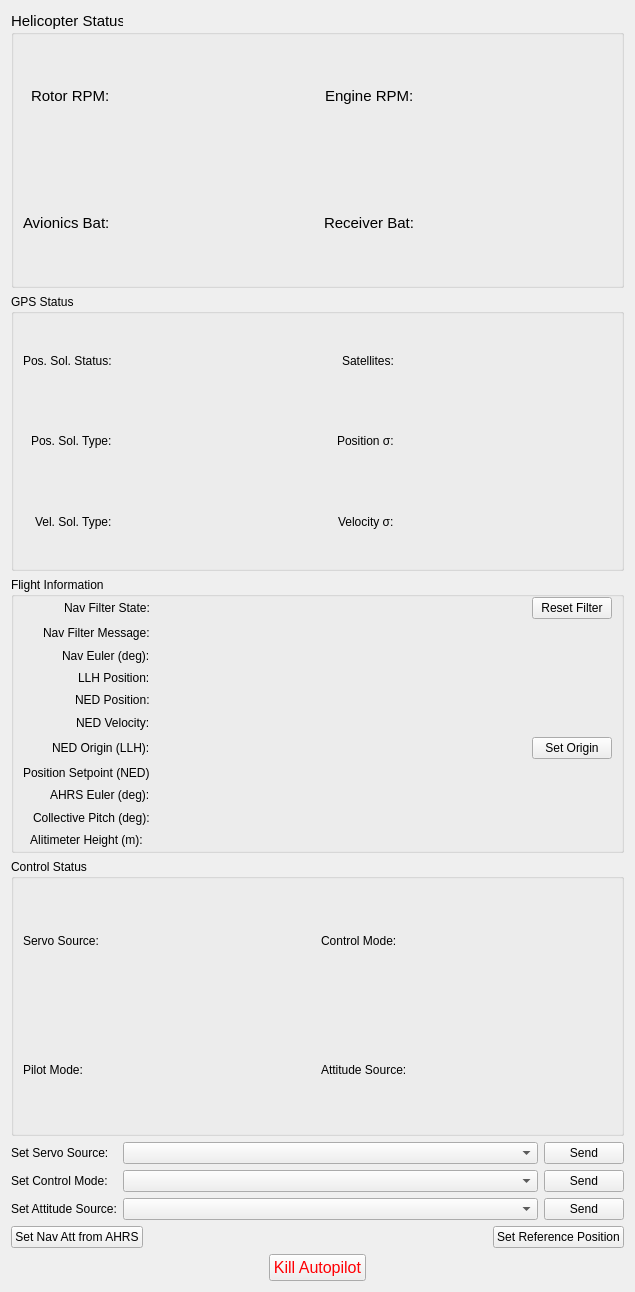
<?xml version="1.0" encoding="UTF-8"?>
<ui version="4.0">
 <class>UAlbertaControlWidget</class>
 <widget class="QWidget" name="UAlbertaControlWidget">
  <property name="geometry">
   <rect>
    <x>0</x>
    <y>0</y>
    <width>635</width>
    <height>1292</height>
   </rect>
  </property>
  <property name="windowTitle">
   <string>Form</string>
  </property>
  <layout class="QVBoxLayout" name="verticalLayout_2">
   <item>
    <layout class="QVBoxLayout" name="verticalLayout_5">
     <property name="spacing">
      <number>6</number>
     </property>
     <property name="topMargin">
      <number>0</number>
     </property>
     <item>
      <widget class="QGroupBox" name="groupBox">
       <property name="enabled">
        <bool>true</bool>
       </property>
       <property name="font">
        <font>
         <pointsize>11</pointsize>
        </font>
       </property>
       <property name="title">
        <string>Helicopter Status</string>
       </property>
       <layout class="QHBoxLayout" name="horizontalLayout_4">
        <property name="sizeConstraint">
         <enum>QLayout::SetDefaultConstraint</enum>
        </property>
        <property name="topMargin">
         <number>0</number>
        </property>
        <property name="rightMargin">
         <number>0</number>
        </property>
        <property name="bottomMargin">
         <number>2</number>
        </property>
        <item>
         <layout class="QGridLayout" name="gridLayout_6" columnstretch="0,0,0,0">
          <item row="1" column="0" alignment="Qt::AlignRight">
           <widget class="QLabel" name="label_15">
            <property name="toolTip">
             <string>Avionics battery level</string>
            </property>
            <property name="text">
             <string>Avionics Bat:</string>
            </property>
           </widget>
          </item>
          <item row="0" column="0" alignment="Qt::AlignRight">
           <widget class="QLabel" name="label_8">
            <property name="text">
             <string>Rotor RPM:</string>
            </property>
           </widget>
          </item>
          <item row="0" column="1">
           <widget class="QLabel" name="rotor_rpm_label">
            <property name="text">
             <string/>
            </property>
           </widget>
          </item>
          <item row="0" column="3">
           <widget class="QLabel" name="engine_rpm_label">
            <property name="text">
             <string/>
            </property>
           </widget>
          </item>
          <item row="0" column="2" alignment="Qt::AlignRight">
           <widget class="QLabel" name="label_18">
            <property name="text">
             <string>Engine RPM:</string>
            </property>
           </widget>
          </item>
          <item row="1" column="1">
           <widget class="QLabel" name="avionics_bat_label">
            <property name="text">
             <string/>
            </property>
           </widget>
          </item>
          <item row="1" column="2" alignment="Qt::AlignRight">
           <widget class="QLabel" name="label_20">
            <property name="toolTip">
             <string>Receiver battery status</string>
            </property>
            <property name="text">
             <string>Receiver Bat:</string>
            </property>
           </widget>
          </item>
          <item row="1" column="3">
           <widget class="QLabel" name="receiver_bat_label">
            <property name="text">
             <string/>
            </property>
           </widget>
          </item>
          <item row="5" column="1">
           <spacer name="horizontalSpacer">
            <property name="orientation">
             <enum>Qt::Horizontal</enum>
            </property>
            <property name="sizeHint" stdset="0">
             <size>
              <width>40</width>
              <height>0</height>
             </size>
            </property>
           </spacer>
          </item>
          <item row="5" column="3">
           <spacer name="horizontalSpacer_2">
            <property name="orientation">
             <enum>Qt::Horizontal</enum>
            </property>
            <property name="sizeHint" stdset="0">
             <size>
              <width>40</width>
              <height>0</height>
             </size>
            </property>
           </spacer>
          </item>
         </layout>
        </item>
       </layout>
      </widget>
     </item>
     <item>
      <widget class="QGroupBox" name="horizontalGroupBox">
       <property name="title">
        <string>GPS Status</string>
       </property>
       <layout class="QHBoxLayout" name="horizontalLayout_3">
        <item>
         <layout class="QGridLayout" name="gridLayout_11">
          <item row="1" column="2" alignment="Qt::AlignRight">
           <widget class="QLabel" name="label_23">
            <property name="toolTip">
             <string>Position Standard Deviation</string>
            </property>
            <property name="text">
             <string>Position σ:</string>
            </property>
           </widget>
          </item>
          <item row="0" column="0">
           <widget class="QLabel" name="label_22">
            <property name="sizePolicy">
             <sizepolicy hsizetype="Fixed" vsizetype="Preferred">
              <horstretch>0</horstretch>
              <verstretch>0</verstretch>
             </sizepolicy>
            </property>
            <property name="text">
             <string>Pos. Sol. Status:</string>
            </property>
           </widget>
          </item>
          <item row="1" column="0" alignment="Qt::AlignRight">
           <widget class="QLabel" name="label_25">
            <property name="toolTip">
             <string>Position solution type</string>
            </property>
            <property name="text">
             <string>Pos. Sol. Type:</string>
            </property>
           </widget>
          </item>
          <item row="2" column="0" alignment="Qt::AlignRight">
           <widget class="QLabel" name="label_30">
            <property name="toolTip">
             <string>Velocity Solution Type</string>
            </property>
            <property name="text">
             <string>Vel. Sol. Type:</string>
            </property>
           </widget>
          </item>
          <item row="1" column="1">
           <widget class="QLabel" name="pos_sol_type_label">
            <property name="sizePolicy">
             <sizepolicy hsizetype="Minimum" vsizetype="Preferred">
              <horstretch>0</horstretch>
              <verstretch>0</verstretch>
             </sizepolicy>
            </property>
            <property name="minimumSize">
             <size>
              <width>0</width>
              <height>0</height>
             </size>
            </property>
            <property name="text">
             <string/>
            </property>
           </widget>
          </item>
          <item row="0" column="3">
           <widget class="QLabel" name="satellites_label">
            <property name="text">
             <string/>
            </property>
           </widget>
          </item>
          <item row="2" column="1">
           <widget class="QLabel" name="vel_sol_type_label">
            <property name="minimumSize">
             <size>
              <width>0</width>
              <height>0</height>
             </size>
            </property>
            <property name="text">
             <string/>
            </property>
           </widget>
          </item>
          <item row="0" column="1">
           <widget class="QLabel" name="pos_sol_status_label">
            <property name="enabled">
             <bool>true</bool>
            </property>
            <property name="sizePolicy">
             <sizepolicy hsizetype="Fixed" vsizetype="Preferred">
              <horstretch>0</horstretch>
              <verstretch>0</verstretch>
             </sizepolicy>
            </property>
            <property name="minimumSize">
             <size>
              <width>30</width>
              <height>0</height>
             </size>
            </property>
            <property name="maximumSize">
             <size>
              <width>16777215</width>
              <height>16777215</height>
             </size>
            </property>
            <property name="sizeIncrement">
             <size>
              <width>0</width>
              <height>0</height>
             </size>
            </property>
            <property name="baseSize">
             <size>
              <width>0</width>
              <height>0</height>
             </size>
            </property>
            <property name="text">
             <string/>
            </property>
           </widget>
          </item>
          <item row="2" column="2" alignment="Qt::AlignRight">
           <widget class="QLabel" name="label_31">
            <property name="toolTip">
             <string>Velocity Standard Deviation</string>
            </property>
            <property name="text">
             <string>Velocity σ:</string>
            </property>
           </widget>
          </item>
          <item row="2" column="3">
           <widget class="QLabel" name="vel_std_label">
            <property name="text">
             <string/>
            </property>
           </widget>
          </item>
          <item row="1" column="3">
           <widget class="QLabel" name="pos_std_label">
            <property name="text">
             <string/>
            </property>
           </widget>
          </item>
          <item row="0" column="2" alignment="Qt::AlignRight">
           <widget class="QLabel" name="label_32">
            <property name="sizePolicy">
             <sizepolicy hsizetype="Fixed" vsizetype="Preferred">
              <horstretch>0</horstretch>
              <verstretch>0</verstretch>
             </sizepolicy>
            </property>
            <property name="toolTip">
             <string>The number of satellites that make up this solution</string>
            </property>
            <property name="text">
             <string>Satellites:</string>
            </property>
           </widget>
          </item>
          <item row="3" column="1">
           <spacer name="horizontalSpacer_10">
            <property name="orientation">
             <enum>Qt::Horizontal</enum>
            </property>
            <property name="sizeHint" stdset="0">
             <size>
              <width>40</width>
              <height>0</height>
             </size>
            </property>
           </spacer>
          </item>
          <item row="3" column="3">
           <spacer name="horizontalSpacer_11">
            <property name="orientation">
             <enum>Qt::Horizontal</enum>
            </property>
            <property name="sizeHint" stdset="0">
             <size>
              <width>40</width>
              <height>0</height>
             </size>
            </property>
           </spacer>
          </item>
         </layout>
        </item>
       </layout>
      </widget>
     </item>
     <item>
      <widget class="QGroupBox" name="groupBox_5">
       <property name="title">
        <string>Flight Information</string>
       </property>
       <layout class="QVBoxLayout" name="verticalLayout_3">
        <property name="topMargin">
         <number>0</number>
        </property>
        <property name="bottomMargin">
         <number>2</number>
        </property>
        <item>
         <layout class="QGridLayout" name="gridLayout_3" columnstretch="0,1,0">
          <item row="4" column="1">
           <widget class="QLabel" name="nav_euler_label">
            <property name="text">
             <string/>
            </property>
           </widget>
          </item>
          <item row="3" column="0" alignment="Qt::AlignRight">
           <widget class="QLabel" name="label_13">
            <property name="text">
             <string>Nav Filter Message:</string>
            </property>
           </widget>
          </item>
          <item row="11" column="1">
           <widget class="QLabel" name="collective_pitch_label">
            <property name="text">
             <string/>
            </property>
           </widget>
          </item>
          <item row="2" column="2">
           <widget class="QPushButton" name="reset_filter_button">
            <property name="text">
             <string>Reset Filter</string>
            </property>
           </widget>
          </item>
          <item row="3" column="1">
           <widget class="QLabel" name="gx3_message_label">
            <property name="text">
             <string/>
            </property>
           </widget>
          </item>
          <item row="10" column="0" alignment="Qt::AlignRight">
           <widget class="QLabel" name="label_4">
            <property name="text">
             <string>AHRS Euler (deg):</string>
            </property>
           </widget>
          </item>
          <item row="9" column="1">
           <widget class="QLabel" name="position_reference_label">
            <property name="text">
             <string/>
            </property>
           </widget>
          </item>
          <item row="2" column="1">
           <widget class="QLabel" name="gx3_state_label">
            <property name="text">
             <string/>
            </property>
           </widget>
          </item>
          <item row="2" column="0" alignment="Qt::AlignRight">
           <widget class="QLabel" name="label_3">
            <property name="layoutDirection">
             <enum>Qt::LeftToRight</enum>
            </property>
            <property name="styleSheet">
             <string notr="true">text-align:right;</string>
            </property>
            <property name="text">
             <string>Nav Filter State:</string>
            </property>
           </widget>
          </item>
          <item row="8" column="1">
           <widget class="QLabel" name="ned_origin_label">
            <property name="text">
             <string/>
            </property>
           </widget>
          </item>
          <item row="8" column="0" alignment="Qt::AlignRight">
           <widget class="QLabel" name="label_11">
            <property name="text">
             <string>NED Origin (LLH):</string>
            </property>
           </widget>
          </item>
          <item row="7" column="1">
           <widget class="QLabel" name="ned_velocity_label">
            <property name="text">
             <string/>
            </property>
           </widget>
          </item>
          <item row="4" column="0" alignment="Qt::AlignRight">
           <widget class="QLabel" name="label_14">
            <property name="text">
             <string>Nav Euler (deg):</string>
            </property>
           </widget>
          </item>
          <item row="5" column="1">
           <widget class="QLabel" name="llh_position_label">
            <property name="text">
             <string/>
            </property>
           </widget>
          </item>
          <item row="5" column="0" alignment="Qt::AlignRight">
           <widget class="QLabel" name="label_7">
            <property name="text">
             <string>LLH Position:</string>
            </property>
           </widget>
          </item>
          <item row="9" column="0" alignment="Qt::AlignRight">
           <widget class="QLabel" name="label_19">
            <property name="text">
             <string>Position Setpoint (NED)</string>
            </property>
           </widget>
          </item>
          <item row="8" column="2">
           <widget class="QPushButton" name="ned_origin_button">
            <property name="text">
             <string>Set Origin</string>
            </property>
           </widget>
          </item>
          <item row="10" column="1">
           <widget class="QLabel" name="ahrs_euler_label">
            <property name="text">
             <string/>
            </property>
           </widget>
          </item>
          <item row="11" column="0" alignment="Qt::AlignRight">
           <widget class="QLabel" name="label_28">
            <property name="text">
             <string>Collective Pitch (deg):</string>
            </property>
           </widget>
          </item>
          <item row="7" column="0" alignment="Qt::AlignRight">
           <widget class="QLabel" name="label_10">
            <property name="text">
             <string>NED Velocity:</string>
            </property>
           </widget>
          </item>
          <item row="6" column="1">
           <widget class="QLabel" name="ned_position_label">
            <property name="text">
             <string/>
            </property>
           </widget>
          </item>
          <item row="6" column="0" alignment="Qt::AlignRight">
           <widget class="QLabel" name="label_9">
            <property name="text">
             <string>NED Position:</string>
            </property>
           </widget>
          </item>
          <item row="12" column="0">
           <widget class="QLabel" name="label_21">
            <property name="text">
             <string>Alitimeter Height (m):</string>
            </property>
            <property name="alignment">
             <set>Qt::AlignCenter</set>
            </property>
           </widget>
          </item>
          <item row="12" column="1">
           <widget class="QLabel" name="altimeter_height_label">
            <property name="text">
             <string/>
            </property>
           </widget>
          </item>
         </layout>
        </item>
       </layout>
      </widget>
     </item>
     <item>
      <widget class="QGroupBox" name="groupBox_3">
       <property name="title">
        <string>Control Status</string>
       </property>
       <layout class="QHBoxLayout" name="horizontalLayout_7">
        <property name="topMargin">
         <number>0</number>
        </property>
        <property name="bottomMargin">
         <number>2</number>
        </property>
        <item>
         <layout class="QGridLayout" name="gridLayout">
          <item row="0" column="0">
           <widget class="QLabel" name="label">
            <property name="text">
             <string>Servo Source:</string>
            </property>
           </widget>
          </item>
          <item row="0" column="1">
           <widget class="QLabel" name="servo_source_label">
            <property name="text">
             <string/>
            </property>
           </widget>
          </item>
          <item row="2" column="0">
           <widget class="QLabel" name="label_12">
            <property name="text">
             <string>Pilot Mode:</string>
            </property>
           </widget>
          </item>
          <item row="2" column="1">
           <widget class="QLabel" name="pilot_mode_label">
            <property name="text">
             <string/>
            </property>
           </widget>
          </item>
          <item row="0" column="2">
           <widget class="QLabel" name="label_2">
            <property name="text">
             <string>Control Mode:</string>
            </property>
           </widget>
          </item>
          <item row="0" column="3">
           <widget class="QLabel" name="control_mode_label">
            <property name="text">
             <string/>
            </property>
           </widget>
          </item>
          <item row="2" column="2">
           <widget class="QLabel" name="label_17">
            <property name="text">
             <string>Attitude Source:</string>
            </property>
           </widget>
          </item>
          <item row="2" column="3">
           <widget class="QLabel" name="attitude_source_label">
            <property name="text">
             <string/>
            </property>
           </widget>
          </item>
         </layout>
        </item>
       </layout>
      </widget>
     </item>
     <item>
      <layout class="QGridLayout" name="gridLayout_10">
       <item row="0" column="1">
        <layout class="QGridLayout" name="gridLayout_2" columnstretch="0,1">
         <item row="0" column="1">
          <widget class="QComboBox" name="servo_source_box"/>
         </item>
        </layout>
       </item>
       <item row="0" column="0">
        <widget class="QLabel" name="label_5">
         <property name="text">
          <string>Set Servo Source:</string>
         </property>
        </widget>
       </item>
       <item row="1" column="0">
        <widget class="QLabel" name="label_6">
         <property name="text">
          <string>Set Control Mode:</string>
         </property>
        </widget>
       </item>
       <item row="2" column="0">
        <widget class="QLabel" name="label_16">
         <property name="text">
          <string>Set Attitude Source:</string>
         </property>
        </widget>
       </item>
       <item row="0" column="2">
        <widget class="QPushButton" name="servo_source_button">
         <property name="text">
          <string>Send</string>
         </property>
        </widget>
       </item>
       <item row="1" column="2">
        <widget class="QPushButton" name="control_mode_button">
         <property name="text">
          <string>Send</string>
         </property>
        </widget>
       </item>
       <item row="2" column="2">
        <widget class="QPushButton" name="attitude_source_button">
         <property name="text">
          <string>Send</string>
         </property>
        </widget>
       </item>
       <item row="2" column="1">
        <widget class="QComboBox" name="attitude_source_box"/>
       </item>
       <item row="1" column="1">
        <widget class="QComboBox" name="control_mode_box"/>
       </item>
      </layout>
     </item>
     <item>
      <layout class="QGridLayout" name="gridLayout_4">
       <item row="0" column="0">
        <widget class="QPushButton" name="set_attitude_button">
         <property name="text">
          <string>Set Nav Att from AHRS</string>
         </property>
        </widget>
       </item>
       <item row="0" column="1">
        <spacer name="horizontalSpacer_4">
         <property name="orientation">
          <enum>Qt::Horizontal</enum>
         </property>
         <property name="sizeHint" stdset="0">
          <size>
           <width>40</width>
           <height>20</height>
          </size>
         </property>
        </spacer>
       </item>
       <item row="0" column="2">
        <widget class="QPushButton" name="setRefPos">
         <property name="focusPolicy">
          <enum>Qt::WheelFocus</enum>
         </property>
         <property name="text">
          <string>Set Reference Position</string>
         </property>
        </widget>
       </item>
      </layout>
     </item>
     <item>
      <layout class="QHBoxLayout" name="horizontalLayout">
       <item alignment="Qt::AlignHCenter">
        <widget class="QPushButton" name="shutdown_button">
         <property name="font">
          <font>
           <pointsize>12</pointsize>
           <weight>50</weight>
           <italic>false</italic>
           <bold>false</bold>
          </font>
         </property>
         <property name="styleSheet">
          <string notr="true">color:rgb(255, 0, 4)</string>
         </property>
         <property name="text">
          <string>Kill Autopilot</string>
         </property>
         <property name="icon">
          <iconset resource="../../../qgroundcontrol.qrc">
           <normaloff>:/images/actions/process-stop.svg</normaloff>:/images/actions/process-stop.svg</iconset>
         </property>
         <property name="flat">
          <bool>false</bool>
         </property>
        </widget>
       </item>
      </layout>
     </item>
    </layout>
   </item>
  </layout>
 </widget>
 <resources>
  <include location="../../../qgroundcontrol.qrc"/>
 </resources>
 <connections/>
</ui>
